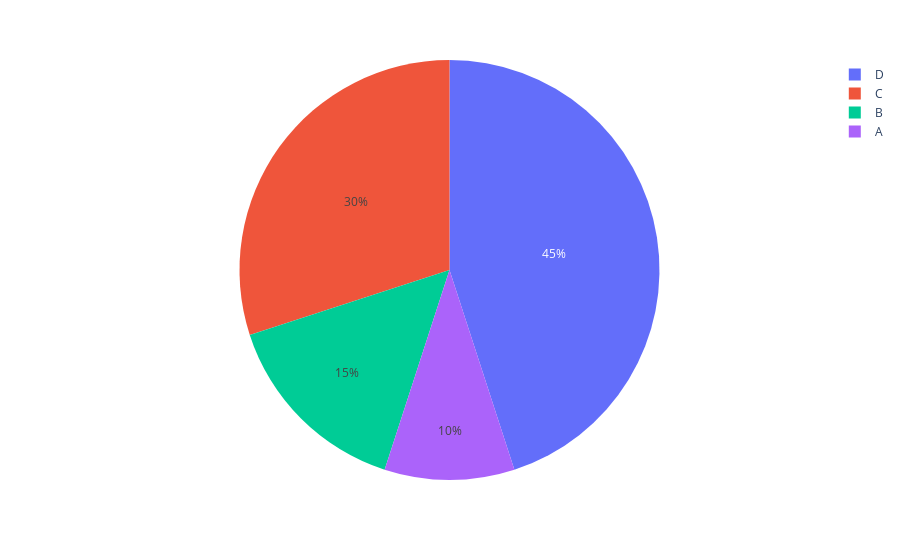

Here is the notebook cell this chart was saved with:
### Code cell
fig = px.pie(df,values=df['sale_price'],names=df['category'])
fig.show()

### Figure 1 — Plotly figure (JSON) as saved in the notebook; plotly's stock layout.template omitted (floating-point values rounded to 4 significant figures)
{"data": [{"domain": {"x": [0, 1], "y": [0, 1]}, "hovertemplate": "category=%{label}<br>sale_price=%{value}<extra></extra>", "labels": ["A", "B", "C", "D"], "legendgroup": "", "name": "", "showlegend": true, "type": "pie", "values": [100, 150, 300, 450]}], "layout": {"legend": {"tracegroupgap": 0}, "margin": {"t": 60}}}
